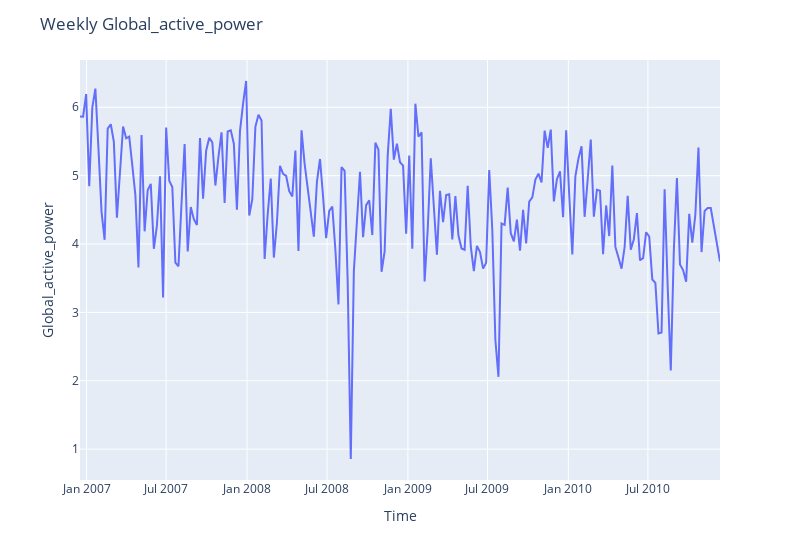

Write notebook code for a chart like this one.
### Code cell
# Weekly
df_week = df.resample("W").quantile(0.99)
run_sequence_plot(
    df_week.index, df_week[var], title=f"Weekly {var}", xtitle="Time", ytitle=f"{var}"
)

### Figure 1 — Plotly figure (JSON) as saved in the notebook; plotly's stock layout.template omitted (floating-point values rounded to 4 significant figures; data arrays with more than 128 entries replaced by an {"elided": "..."} marker saying what was removed)
{"data": [{"hovertemplate": "x=%{x}<br>y=%{y}<extra></extra>", "legendgroup": "", "line": {"color": "#636efa", "dash": "solid"}, "marker": {"symbol": "circle"}, "mode": "lines", "name": "", "orientation": "v", "showlegend": false, "x": {"elided": "209 str values"}, "xaxis": "x", "y": {"elided": "209 float values"}, "yaxis": "y", "type": "scatter"}], "layout": {"xaxis": {"anchor": "y", "domain": [0.0, 1.0], "title": {"text": "Time"}}, "yaxis": {"anchor": "x", "domain": [0.0, 1.0], "title": {"text": "Global_active_power"}}, "legend": {"tracegroupgap": 0}, "margin": {"t": 60}, "title": {"text": "Weekly Global_active_power"}, "width": 800}}
